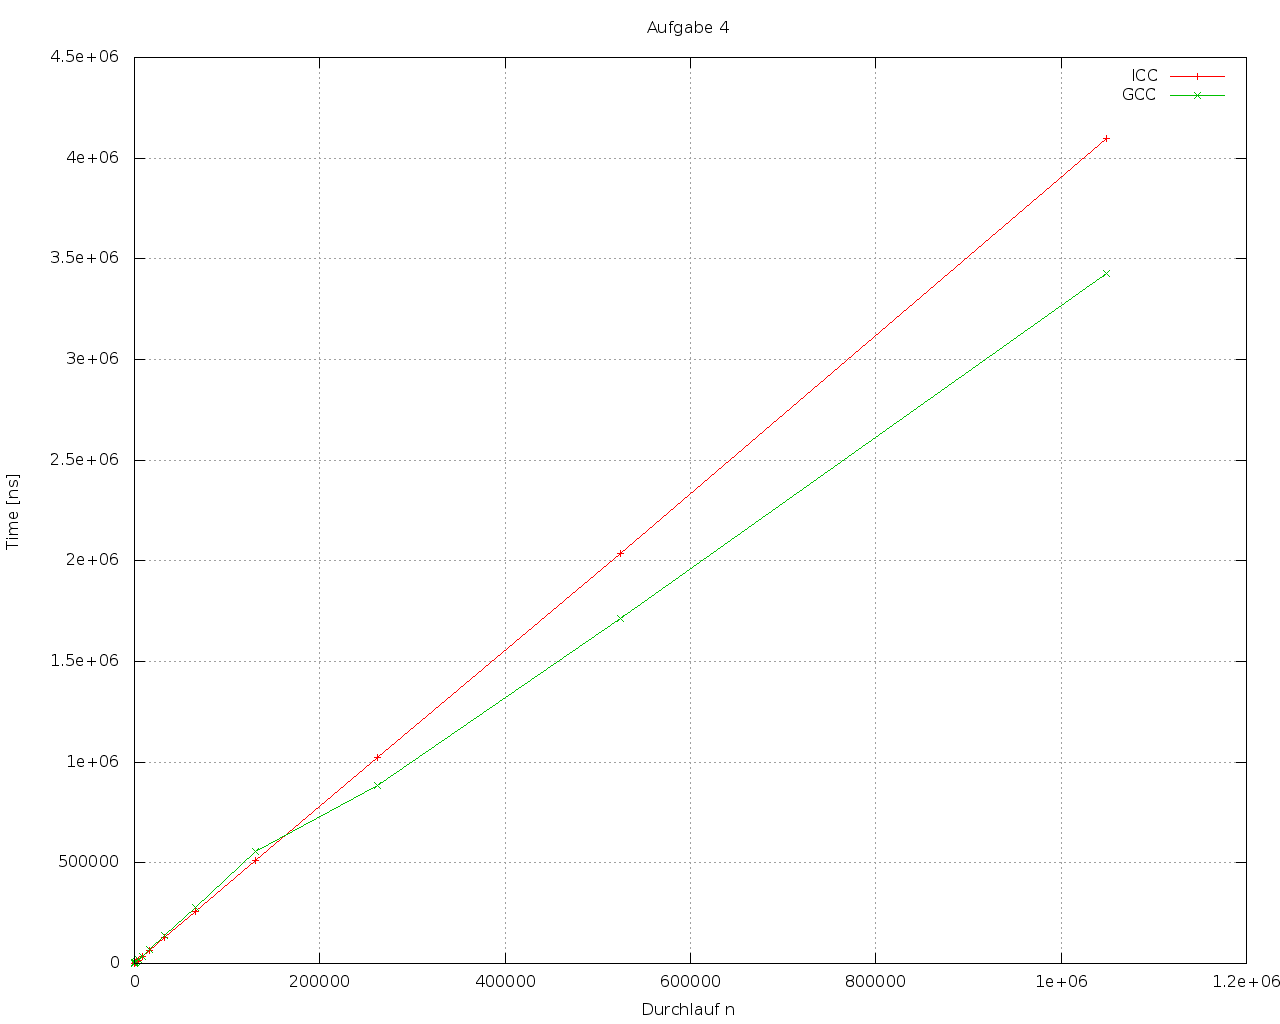

Write gnuplot code to recreate this figure.
set terminal png size 1280,1024
set output './ex4.png'
set xlabel 'Durchlauf n'
set ylabel 'Time [ns]'
set style data linespoints
set grid
set title 'Aufgabe 4'
plot './ex4_icc.csv' title 'ICC', './ex4_gcc.csv' title 'GCC'
